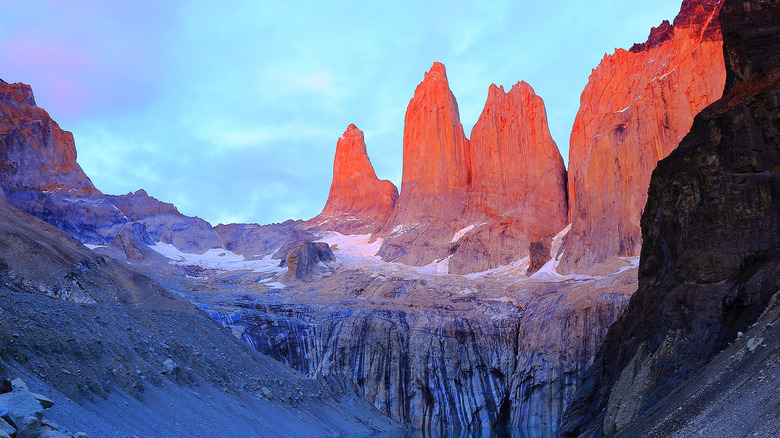
#> input picture 3-Features Detection/media/mountains.jpg, 780 x 438 px
$ jupyter execute '4-Image Segmentation.ipynb'
#> lines starting #> are read from the running program, lines starting #| are printed output that depends on the picture; after the words box and inside, x2 and y2 are one past the last pixel; in counts of white or black regions, pixels touching at a corner belong together
### IMAGE SEGMENTATION (CONTOURS)

[cell 1]
import cv2
import numpy as np


img = cv2.imread("media/mountains.jpg")
#> img is the input picture: shape (438, 780, 3); mean B, G, R 148.3, 116.9, 115.4
gray = cv2.cvtColor(img,cv2.COLOR_BGR2GRAY)

ret, thresh = cv2.threshold(gray, np.mean(gray)*1.5, 255, cv2.THRESH_BINARY_INV)
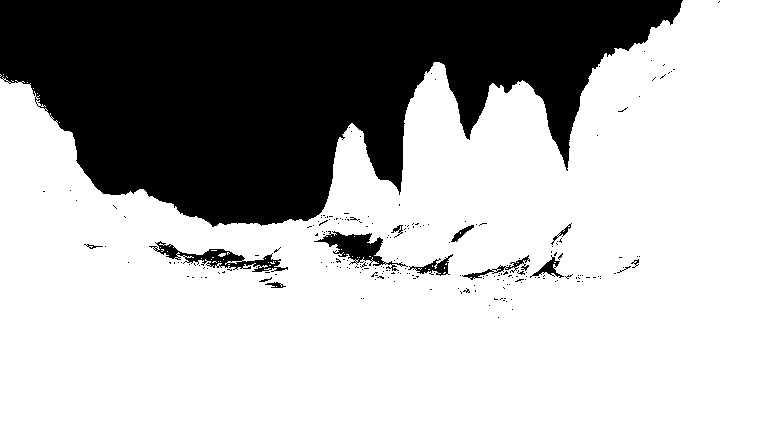
#> thresh: shape (438, 780); 70.9% white; 226 black regions (213 under 20 px)
#> ret = 180

contours, hierarchy = cv2.findContours(thresh, cv2.RETR_LIST, cv2.CHAIN_APPROX_SIMPLE)
#> contours = 450 contours, 428 with area under 20; largest, box (x1, y1, x2, y2) and area: (0, 0, 780, 438) 245140, (155, 240, 289, 273) 1484, (313, 230, 387, 267) 1305, (407, 253, 454, 277) 402, (531, 256, 565, 279) 269
cnts = sorted(contours, key=cv2.contourArea)[-1]
#> cnts = contour of 724 points, box (x1, y1, x2, y2) (0, 0, 780, 438), area 245140

print(cnts)
#> (printed output is left out)

mask = np.zeros((img.shape[0], img.shape[1]), dtype=np.uint8)
mask_new = cv2.drawContours(mask, [cnts], -1, (255,255,255), -1)
#> mask_new: shape (438, 780); 72.2% white; 1 black region, box (x1, y1, x2, y2) and area: (0, 0, 683, 227) 95019

final_image = cv2.bitwise_and(img, img, mask=mask_new)

cv2.imshow("thresh", thresh)
cv2.imshow("gray", gray)
cv2.imshow("IMAGEN", img)
cv2.imshow("MASK", mask_new)
cv2.imshow("FINAL", final_image)

k = cv2.waitKey(0)
#> (key q is pressed here)
cv2.destroyAllWindows()

### IMAGE SEGMENTATION (WATERSHED)

[cell 2]
import cv2
import matplotlib.pyplot as plt

img = cv2.imread('media/circle.png')
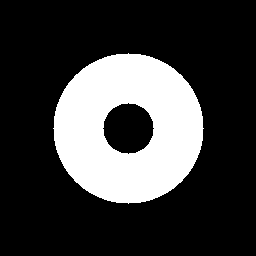
#> input picture 3-Features Detection/media/circle.png, 256 x 256 px
#> img is the input picture: shape (256, 256, 3); 24% white; 1 white region, box (x1, y1, x2, y2) and area: (53, 53, 204, 204) 15704
gray = cv2.cvtColor(img,cv2.COLOR_BGR2GRAY)

dist_transform = cv2.distanceTransform(gray, cv2.DIST_L2, 5)

plt.imshow(dist_transform, cmap="gray")

[cell 3]
import numpy as np
import cv2
from matplotlib import pyplot as plt

img = cv2.imread('media/mountains.jpg')
img = cv2.imread('media/coins.jpg')
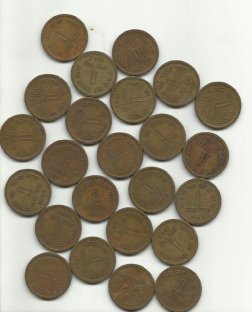
#> input picture 3-Features Detection/media/coins.jpg, 252 x 312 px
#> img is the input picture: shape (312, 252, 3); mean B, G, R 136.3, 153.2, 161.4
gray = cv2.cvtColor(img,cv2.COLOR_BGR2GRAY)
#> gray: shape (312, 252)
ret, thresh = cv2.threshold(gray,0,255,cv2.THRESH_BINARY_INV+cv2.THRESH_OTSU)
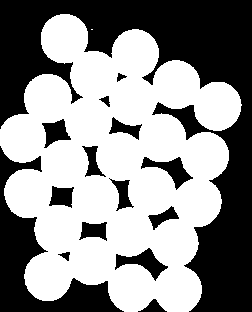
#> thresh: shape (312, 252); 55.9% white; 15 black regions, largest, box (x1, y1, x2, y2) and area: (0, 0, 252, 312) 24925, (0, 146, 124, 312) 5653, (115, 248, 168, 281) 657
#> ret = 162


# noise removal
kernel = np.ones((3,3),np.uint8)
opening = cv2.morphologyEx(thresh,cv2.MORPH_OPEN, kernel, iterations = 2)
#> opening: shape (312, 252); 55.9% white; 15 black regions, largest, box (x1, y1, x2, y2) and area: (0, 0, 252, 312) 24935, (0, 146, 124, 312) 5653, (115, 248, 168, 281) 657

# sure background area
sure_bg = cv2.dilate(opening,kernel,iterations=3)
#> sure_bg: shape (312, 252); 66.1% white; 17 black regions (5 under 20 px), largest, box (x1, y1, x2, y2) and area: (0, 0, 252, 312) 21098, (0, 155, 116, 312) 4232, (175, 109, 199, 133) 203

# Finding sure foreground area
dist_transform = cv2.distanceTransform(opening,cv2.DIST_L2,5)
#> dist_transform: shape (312, 252) float32
ret, sure_fg = cv2.threshold(dist_transform,0.7*dist_transform.max(),255,0)
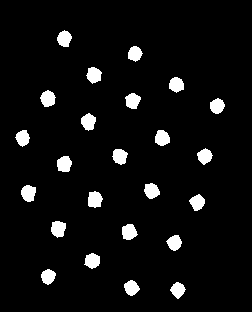
#> sure_fg: shape (312, 252) float32; 5.6% white; 24 white regions, largest, box (x1, y1, x2, y2) and area: (88, 191, 103, 208) 198, (21, 185, 36, 202) 196, (51, 221, 66, 238) 196
#> ret = 16.78

# Finding unknown region
sure_fg = np.uint8(sure_fg)
unknown = cv2.subtract(sure_bg, sure_fg)

# Marker labelling
ret, markers = cv2.connectedComponents(sure_fg)
#> markers: shape (312, 252) int32; 25 distinct labels, from 0 to 24
#> ret = 25

# Add one to all labels so that sure background is not 0, but 1
markers = markers+1
#> markers: shape (312, 252) int32; 25 distinct labels, from 1 to 25

# Now, mark the region of unknown with zero
markers[unknown==255] = 0
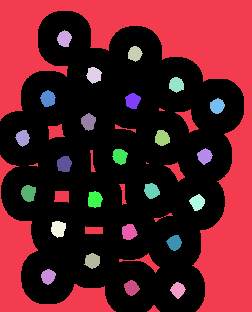
#> markers: shape (312, 252) int32; 26 distinct labels, from 0 to 25; one colour per label, 0 black

markers = cv2.watershed(img, markers)
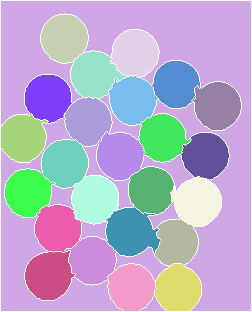
#> markers: shape (312, 252) int32; 26 distinct labels, from -1 to 25; one colour per label, 0 black, -1 white
img[markers == -1] = [255,0,0]
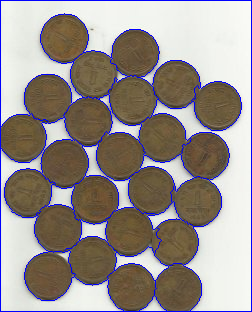
#> img: shape (312, 252, 3); 5.06% of pixels changed, all inside (x1, y1, x2, y2) = (0, 0, 252, 312)

plt.imshow(markers, cmap="gray")
plt.figure()

plt.imshow(cv2.cvtColor(img, cv2.COLOR_BGR2RGB))
# plt.imshow(dist_transform, cmap="gray")

### IMAGE SEGMENTATION WITH KMEANS

[cell 4]
# https://docs.opencv.org/4.x/d1/d5c/tutorial_py_kmeans_opencv.html

import cv2
import numpy as np
import matplotlib.pyplot as plt

img = cv2.imread("media/mountains.jpg")

cv2.imshow("IMG", img)

img2D = img.reshape((-1,3))
img2D = np.float32(img2D)
cv2.imshow("IMG", img2D)


criteria = (cv2.TERM_CRITERIA_EPS + cv2.TERM_CRITERIA_MAX_ITER, 10, 1.0)
flags = cv2.KMEANS_RANDOM_CENTERS

compactness, labels, centers = cv2.kmeans(img2D, 2, None, criteria, 10, flags)
#> compactness = 2.04e+09; centers = [[102.1, 71.33, 91.83], [248.4, 215.8, 166.7]]

A = img2D[labels.ravel()==0]
B = img2D[labels.ravel()==1]
# C = img2D[labels.ravel()==2]

plt.scatter(A[:,0],A[:,1])
plt.scatter(B[:,0],B[:,1],c = 'r')
# plt.scatter(C[:,0],C[:,1], c="g")
plt.scatter(centers[:,0],centers[:,1],s = 80,c = 'y', marker = 's')
plt.xlabel('Height'),plt.ylabel('Weight')
plt.show()
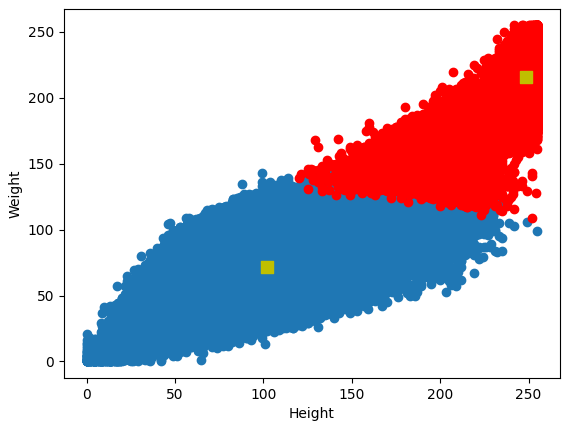
#> figure drawn by matplotlib, 1 panel

cv2.waitKey(0)
cv2.destroyAllWindows()

[cell 5]
# https://docs.opencv.org/4.x/d1/d5c/tutorial_py_kmeans_opencv.html

import cv2
import numpy as np
import matplotlib.pyplot as plt

img = cv2.imread("media/mountains.jpg")


img2D = img.reshape((-1,3))
img2D = np.float32(img2D)
# cv2.imshow("IMG", twoDim)


criteria = (cv2.TERM_CRITERIA_EPS + cv2.TERM_CRITERIA_MAX_ITER, 10, 1.0)
K = 2
ret,label,center = cv2.kmeans(img2D, K, None, criteria, 10, cv2.KMEANS_RANDOM_CENTERS)
#> ret = 2.04e+09; center = [[248.4, 215.9, 166.7], [102.2, 71.35, 91.85]]

center = np.uint8(center)
#> center = [[248, 215, 166], [102, 71, 91]]
res = center[label.flatten()]
res2 = res.reshape((img.shape))

cv2.imshow("IMG", img)
cv2.imshow('res2',res2)

cv2.waitKey(0)
cv2.destroyAllWindows()

### BACKGROUND IMAGE SUBSTRACTOR (MOG2)

[cell 6]
import cv2
import numpy as np

cap = cv2.VideoCapture("media/Conveyor Belt Inclined.mp4")

fgbg = cv2.createBackgroundSubtractorMOG2()

while True:
    ret, frame = cap.read()
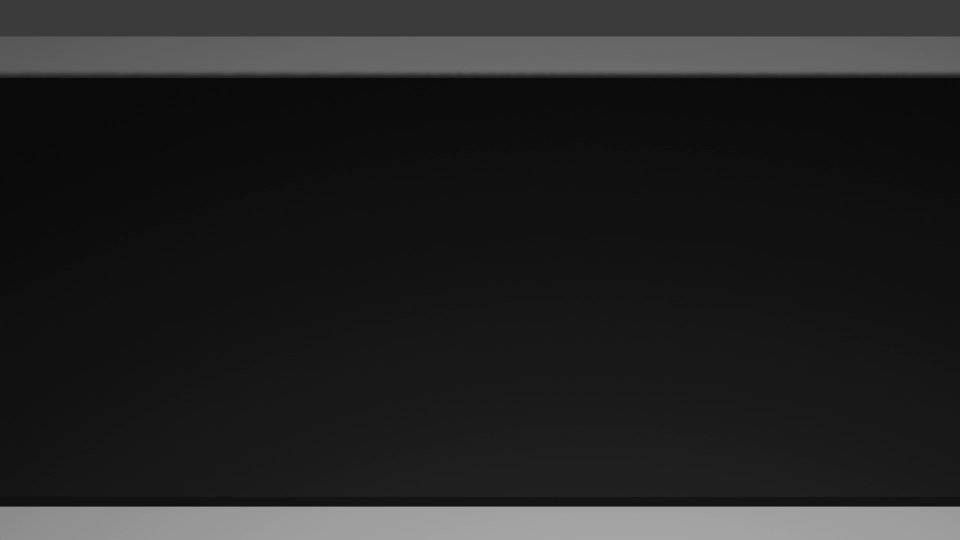
#> input picture frame 25 of 3-Features Detection/media/Conveyor Belt Inclined.mp4, 1920 x 1080 px (shown at 1/2 size)
#> frame is the input picture: shape (1080, 1920, 3); min 8, max 166, mean 35.8

    if not ret:
        break

    fgmask = fgbg.apply(frame)
#> fgmask: shape (1080, 1920); every value is 127

    cv2.imshow("Frame", frame)
    cv2.imshow("FG", fgmask)

    k = cv2.waitKey(1)
#> (key q is pressed here)

    if k == ord('q'):
        break

cap.release()
cv2.destroyAllWindows()
